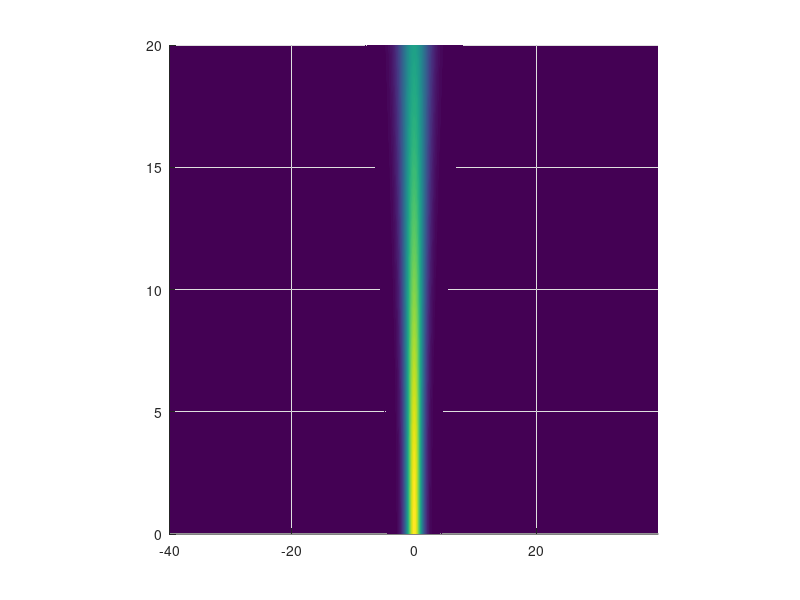
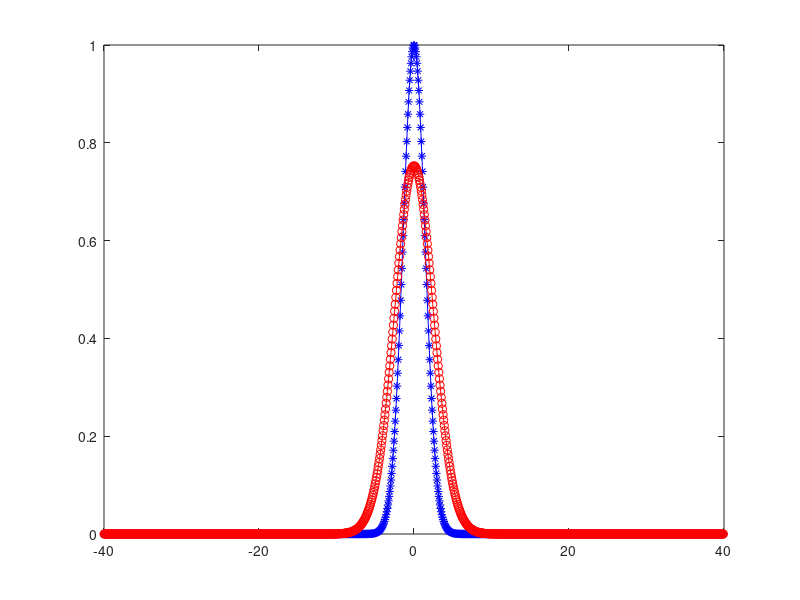
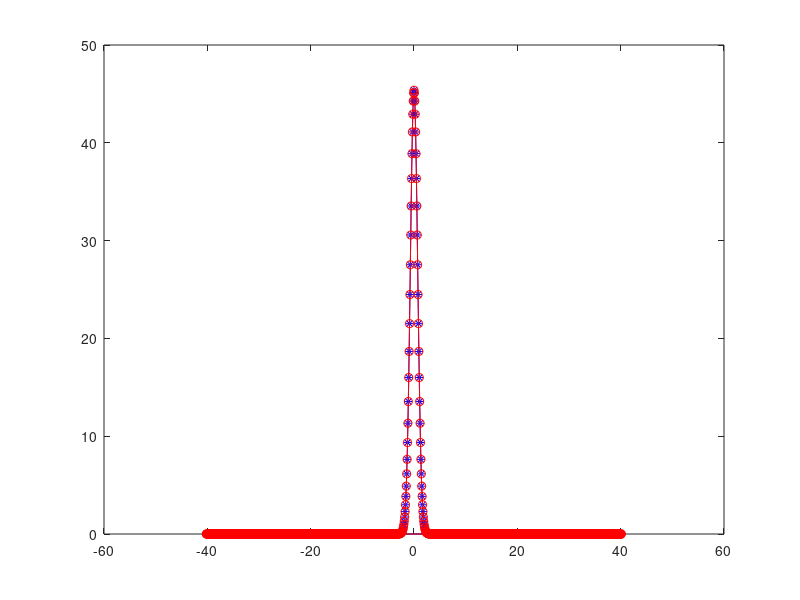

These charts were generated, in order, by the following MATLAB code:
clear all; format long; clc; % 1D-Helmholtz Equation
N=1024; L=80; x=(L/N)*(-N/2:N/2-1)';     % x-grid
kx=(2*pi/L)*[0:N/2-1 -N/2:-1]';
k=2.2*pi;  % kx-grid
% w=0.5;
w=2;
u0=exp(-(x/w).^2); % initial condition at z=0

S=100; zmax=20; z=linspace(0,zmax,S);  
for m=1:S  % Solution of Helmholtz equation
    u1=ifft(fft(u0).*exp(1i*z(m)*sqrt(k^2-kx.^2)));
    field(m,:)=u1;
end; 
[X,Z]=meshgrid(x,z);
figure(1); surf(X,Z,abs(field).^2); shading interp; view([0 90]);
axis square; axis tight;

figure(2); plot(x,abs(u0),'-*b',x,abs(u1),'-or'); 
% Beam's intensity at input and output

figure(3); plot(kx,abs(fft(u0)),'-*b',kx,abs(fft(u1)),'-or');
% Fourier spectra at input and output

% Note: Outside the +/- (kx = 2*pi) in the fourier spectrum, we have 
% evansecent waves. If the beam's width becomes compare to the wavelength
% (1 micron here) then you do have evanescent waves